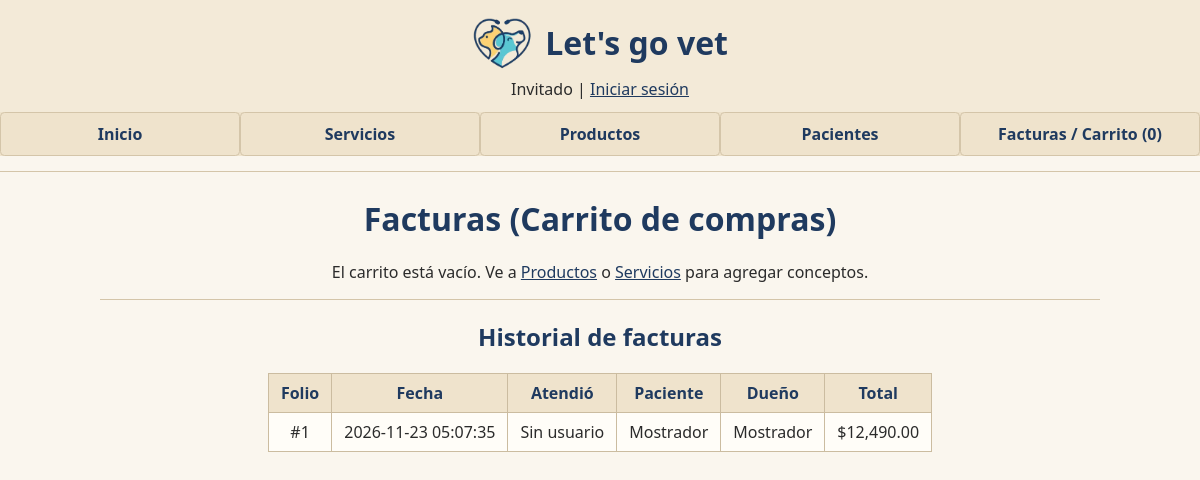
Screenshot of /index.php?page=facturas with the database file from the repository.
### tables this page shows
CREATE TABLE `facturas` (
  `id_factura` int(11) NOT NULL,
  `id_usuario` int(11) DEFAULT NULL,
  `id_paciente` int(11) DEFAULT NULL,
  `total` decimal(10,2) NOT NULL DEFAULT 0.00,
  `fecha` timestamp NULL DEFAULT current_timestamp()
);

### pages/facturas.php (the view, shortened to what this page needs)
<?php
$facturas = $conection->query("SELECT f.id_factura, f.fecha, f.total, u.usuario, p.nombre AS paciente, p.nombre_dueno AS dueno FROM facturas f LEFT JOIN usuario u ON f.id_usuario = u.id_usuario LEFT JOIN pacientes p ON f.id_paciente = p.id_paciente ORDER BY f.id_factura DESC");
?>
<h1>Facturas (Carrito de compras)</h1>
<?php if (empty($_SESSION['carrito'])): ?>
    <p>El carrito está vacío. Ve a <a href="index.php?page=productos">Productos</a> o <a href="index.php?page=servicios">Servicios</a> para agregar conceptos.</p>
<?php endif; ?>
<hr>
<h2>Historial de facturas</h2>
<table>
    <thead>
        <tr>
            <th>Folio</th>
            <th>Fecha</th>
            <th>Atendió</th>
            <th>Paciente</th>
            <th>Dueño</th>
            <th>Total</th>
        </tr>
    </thead>
    <tbody>
        <?php while ($fac = $facturas->fetch_assoc()): ?>
        <tr>
            <td>#<?= $fac['id_factura'] ?></td>
            <td><?= htmlspecialchars($fac['fecha']) ?></td>
            <td><?= htmlspecialchars($fac['usuario'] ?? 'Sin usuario') ?></td>
            <td><?= htmlspecialchars($fac['paciente'] ?? 'Mostrador') ?></td>
            <td><?= htmlspecialchars($fac['dueno'] ?? 'Mostrador') ?></td>
            <td>$<?= number_format($fac['total'], 2) ?></td>
        </tr>
        <?php endwhile; ?>
    </tbody>
</table>

### estilos.css (style rules this page uses)
body { margin: 0; font-family: 'Segoe UI', Arial, sans-serif; background-color: #faf6ee; color: #2b2b2b; text-align: center; }
h1, h2, h3 { color: #1f3a5f; }
hr { border: none; border-top: 1px solid #d4c5a9; margin: 15px 0; }
a { color: #1f3a5f; }
table { border-collapse: collapse; margin: 15px auto; background-color: #fffdf8; }
th, td { border: 1px solid #cbbca0; padding: 8px 12px; }
th { background-color: #efe3cc; color: #1f3a5f; }

### rows the page displays
facturas: id_factura "1", fecha "2026-11-23 05:07:35", usuario "Sin usuario", paciente "Mostrador", dueno "Mostrador", total "12,490.00"

### other values shown
$total_items "0"
